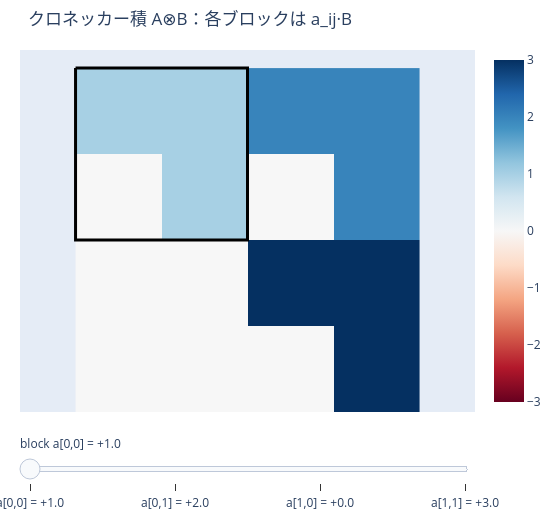

Notebook source saved alongside this figure:
### Markdown cell above
### ▶ 触って確かめる — クロネッカー積のブロック構造

$A\otimes B$ は「$A$ の各成分 $a_{ij}$ を、ブロック $a_{ij}B$ に置き換えた」行列です。
スライダーで $A$ の成分を 1 つずつ選ぶと、対応するブロックが黒枠でハイライトされます。
$a_{ij}$ が大きいほどそのブロックの色が濃くなる（＝$B$ を $a_{ij}$ 倍した中身）ことを確かめてください。

### Code cell
# Highlight each block a_ij * B of the Kronecker product A (x) B.
import plotly.io as pio

from la_book import plotting

pio.renderers.default = "plotly_mimetype+notebook_connected"
fig = plotting.plotly_kron_blocks(A, B)
fig.show()

### Figure 1 — Plotly figure (JSON) as saved in the notebook; plotly's stock layout.template omitted (floating-point values rounded to 4 significant figures)
{"data": [{"colorscale": [[0.0, "rgb(103,0,31)"], [0.1, "rgb(178,24,43)"], [0.2, "rgb(214,96,77)"], [0.3, "rgb(244,165,130)"], [0.4, "rgb(253,219,199)"], [0.5, "rgb(247,247,247)"], [0.6, "rgb(209,229,240)"], [0.7, "rgb(146,197,222)"], [0.8, "rgb(67,147,195)"], [0.9, "rgb(33,102,172)"], [1.0, "rgb(5,48,97)"]], "showscale": true, "type": "heatmap", "z": [[1.0, 1.0, 2.0, 2.0], [0.0, 1.0, 0.0, 2.0], [0.0, 0.0, 3.0, 3.0], [0.0, 0.0, 0.0, 3.0]], "zmid": 0}, {"hoverinfo": "skip", "line": {"color": "#000000", "width": 3}, "mode": "lines", "name": "block", "type": "scatter", "x": [-0.5, 1.5, 1.5, -0.5, -0.5], "y": [-0.5, -0.5, 1.5, 1.5, -0.5]}], "layout": {"height": 520, "margin": {"b": 20, "l": 20, "r": 20, "t": 50}, "sliders": [{"currentvalue": {"prefix": "block "}, "steps": [{"args": [["a[0,0] = +1.0"], {"frame": {"duration": 0, "redraw": true}, "mode": "immediate"}], "label": "a[0,0] = +1.0", "method": "animate"}, {"args": [["a[0,1] = +2.0"], {"frame": {"duration": 0, "redraw": true}, "mode": "immediate"}], "label": "a[0,1] = +2.0", "method": "animate"}, {"args": [["a[1,0] = +0.0"], {"frame": {"duration": 0, "redraw": true}, "mode": "immediate"}], "label": "a[1,0] = +0.0", "method": "animate"}, {"args": [["a[1,1] = +3.0"], {"frame": {"duration": 0, "redraw": true}, "mode": "immediate"}], "label": "a[1,1] = +3.0", "method": "animate"}]}], "title": {"text": "クロネッカー積 A⊗B：各ブロックは a_ij·B"}, "width": 560, "xaxis": {"visible": false}, "yaxis": {"autorange": "reversed", "scaleanchor": "x", "visible": false}}}
